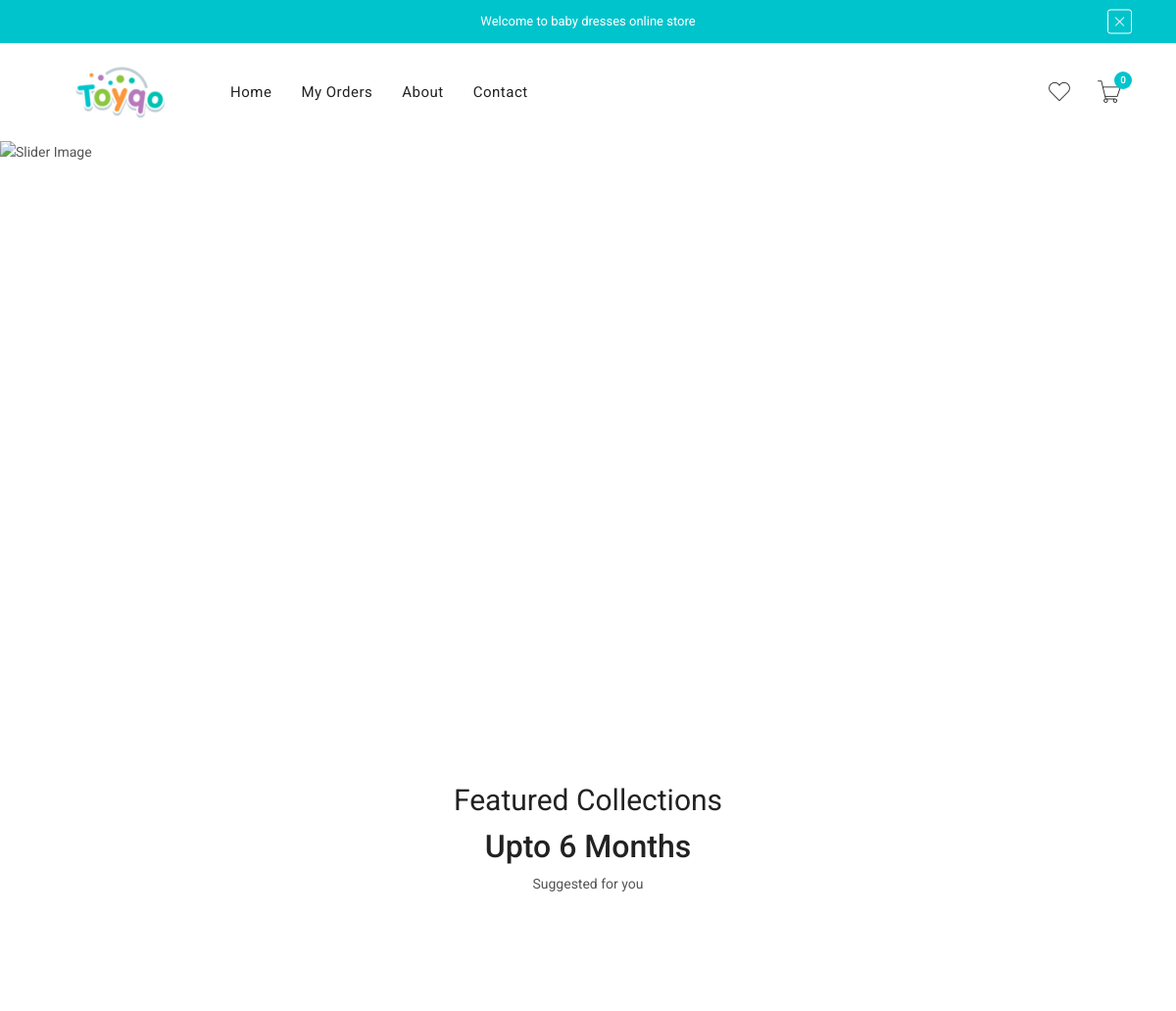
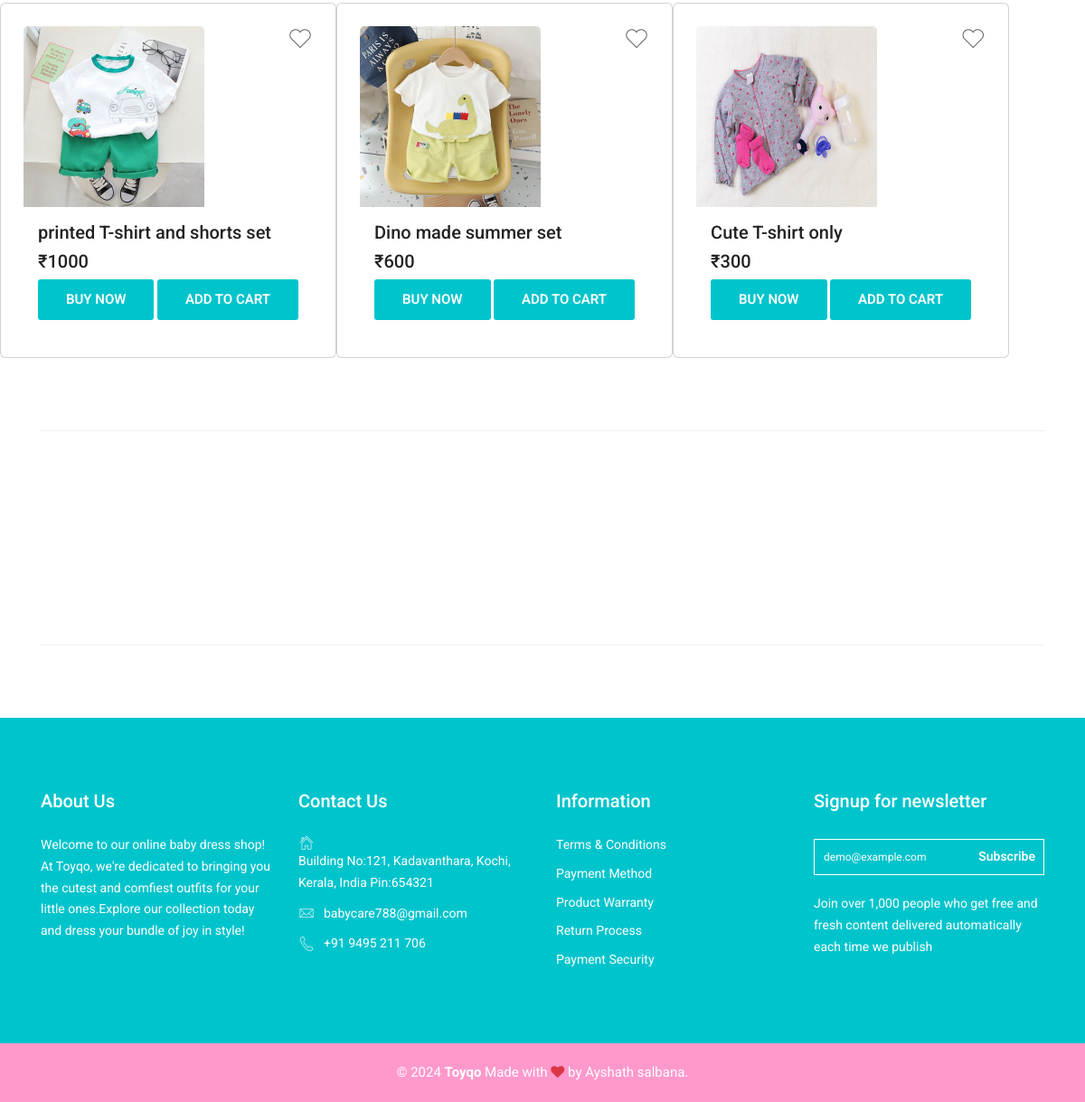
/upto6boy (signed in), run on the app's committed database (2 pictures, top to bottom).
### app1/models.py (models this page shows, shortened)
class Productdetails(models.Model):
    product_name = models.CharField(max_length=30)
    product_price = models.IntegerField(null=True)
    product_stock=models.IntegerField(null=True)
    product_category= models.CharField(max_length=20, null=True)
    product_subcategory= models.CharField(max_length=20, null=True)
    product_image = models.FileField()

### app1/views.py (the view)
# urls.py: path('upto6boy', views.upto6_boy, name='3-6M_boy'),
def upto6_boy(request):
    if 'id' in request.session:
        d = Productdetails.objects.filter(product_subcategory='3-6M_boy')
        return render(request, '3-6M_boy.html', {'data': d})
    return redirect(login)

### template/3-6M_boy.html (shortened to what this page needs)
<!DOCTYPE html>
<html lang="en">
{% load static %}
<head>
    <link rel="stylesheet" href="{% static 'assets/css/vendor/fontawesome.min.css' %}" />
    <link rel="stylesheet" href="{% static 'assets/css/vendor/pe-icon-7-stroke.min.css' %}" />
    <link rel="stylesheet" href="{% static 'assets/css/plugins/swiper-bundle.min.css' %}" />
    <link rel="stylesheet" href="{% static 'assets/css/plugins/animate.min.css' %}" />
    <link rel="stylesheet" href="{% static 'assets/css/plugins/lightgallery.min.css' %}" />
    <link rel="stylesheet" href="{% static 'assets/css/plugins/aos.min.css' %}" />
    <link rel="stylesheet" href="{% static 'assets/css/plugins/nice-select.min.css' %}" />
    <link rel="stylesheet" href="{% static 'assets/css/style.css' %}" />
</head>
<body>
    <div class="header section">
        <div class="header-top bg-primary">
            <div class="container">
                <div class="row align-items-center">
                    <div class="col-12">
                        <div class="header-top-msg-wrapper text-center">
                            <p class="header-top-message text-center">Welcome to baby dresses online store</p>
                            <div class="header-top-close-btn">
                                <button class="top-close-btn"><i class="pe-7s-close"></i></button>
                            </div>
                        </div>
                    </div>
                </div>
            </div>
        </div>
        <div class="header-bottom">
            <div class="header-sticky">
                <div class="container">
                    <div class="row align-items-center position-relative">
                        <div class="col-md-6 col-lg-3 col-xl-2 col-6">
                            <div class="header-logo">
                                <a href="#"><img src="{% static 'assets/images/logo/logo.png' %}" alt="Site Logo" /></a>
                            </div>
                        </div>
                        <div class="col-lg-6 d-none d-lg-block">
                            <div class="main-menu">
                                <ul>
                                    <li><a href="babyboy">Home</a></li>
                                    <li><a href="user_recent_orders">My orders</a></li>
                                    <li><a href="about">About</a></li>
                                    <li><a href="contact">Contact</a></li>
                                </ul>
                            </div>
                        </div>
                        <div class="col-md-6 col-lg-3 col-xl-4 col-6 justify-content-end">
                            <div class="header-actions">
                                <a href="wishlist" class="header-action-btn header-action-btn-wishlist">
                                    <i class="pe-7s-like"></i>
                                </a>
                                <a href="displaycart" class="header-action-btn header-action-btn-cart">
                                    <i class="pe-7s-cart"></i>
                                     <span class="header-action-num">{% if d1 %}{{d1.count}}{% else %}0{% endif %}</span>
                                </a>
                            </div>
                        </div>
                    </div>
                </div>
            </div>
        </div>
    <div class="section">
        <div class="hero-slider swiper-container">
            <div class="swiper-wrapper">
                <div class="hero-slide-item swiper-slide">
                    <div class="hero-slide-bg">
                        <img src="{% static 'assets/images/slider/slider1-2.png' %}" alt="Slider Image" />
                    </div>
                    <div class="container">
                        <div class="hero-slide-content">
                        </div>
                    </div>
                </div>
        </div>
    </div>
    <div class="section section-margin mt-0 position-relative">
        <div class="container">
            <div class="row mb-lg-8 mb-6">
                <div class="col-lg col-12">
                    <div class="section-title mb-0 text-center" data-aos="fade-up" data-aos-delay="200">
                        <h2 class="title mb-2">Featured Collections</h2>
                            <h2>Upto 6 Months</h2>
                        <p>Suggested for you</p>
                    </div>
                </div>
            </div>
        </div></div></div></div>
{% for i in data %}
    <div class="card" style="display:inline-block;padding:25px;float:left;">
        <img class="card-img-top" src="{{i.product_image.url}}" style="width:200px;height:200px;">
        <a href="../wishlist/{{i.pk}}" class="header-action-btn header-action-btn-wishlist" style="float:right;">
                                    <i class="pe-7s-like fa-2x"></i>
                                </a>
        <div class="card-body">
            <h5 class="card-title">{{i.product_name}}</h5>
            <h5 class="card-title">₹{{i.product_price}}</h5>
            {% if i in list %}
            <a class="btn btn-primary" href="deliverydetails/{{i.pk}}">BUY NOW</a>
            <a class="btn btn-primary" href="displaycart">GO TO CART</a>
            {% else %}
            <a class="btn btn-primary" href="deliverydetails/{{i.pk}}">BUY NOW</a>
            <a class="btn btn-primary" href="addcart/{{i.pk}}">ADD TO CART</a>
            {% endif %}
        </div></div>
            {% endfor %}
    <div class="section section-margin">
        <div class="container">
            <div class="border-top border-bottom">
                <div class="row">
                    <div class="col-12" data-aos="fade-up" data-aos-delay="200">
                        <div class="brand-logo-carousel arrow-outside-container">
                            <div class="swiper-container">
                                <div class="swiper-wrapper">
                                </div>
                            </div>
                        </div>
                    </div>
                </div>
            </div>
        </div>
    </div>
    <footer class="section footer-section">
        <div class="footer-top bg-primary section-padding">
            <div class="container">
                <div class="row mb-n8">
                    <div class="col-12 col-sm-6 col-lg-3 mb-8">
                        <div class="single-footer-widget">
                            <h1 class="widget-title">About Us</h1>
                            <p class="desc-content">Welcome to our online baby dress shop! At Toyqo, we're dedicated to bringing you the cutest and comfiest outfits for your little ones.Explore our collection today and dress your bundle of joy in style!</p>
                        </div>
                    </div>
                    <div class="col-12 col-sm-6 col-lg-3 mb-8">
                        <div class="single-footer-widget">
                            <h2 class="widget-title">Contact Us</h2>
                            <ul class="contact-links">
                                <li><i class="pe-7s-home"></i> <span>Building No:121, Kadavanthara, Kochi, Kerala, India   Pin:654321</span> </li>
                                <li><i class="pe-7s-mail"></i><a href="mailto:babycare788@gmail.com">babycare788@gmail.com</a></li>
                                <li><i class="pe-7s-call"></i><a href="tel:+91 9495 211 706"> +91 9495 211 706</a></li>
                            </ul>
                        </div>
                    </div>
                    <div class="col-12 col-sm-6 col-lg-3 mb-8">
                        <div class="single-footer-widget aos-init aos-animate">
                            <h2 class="widget-title">Information</h2>
                            <ul class="widget-list">
                                <li><a href="contact">Terms & Conditions</a></li>
                                <li><a href="contact">Payment Method</a></li>
                                <li><a href="contact">Product Warranty</a></li>
                                <li><a href="contact">Return Process</a></li>
                                <li><a href="contact">Payment Security</a></li>
                            </ul>
                        </div>
                    </div>
                    <div class="col-12 col-sm-6 col-lg-3 mb-8">
                        <div class="single-footer-widget">
                            <h2 class="widget-title">Signup for newsletter</h2>
                            <div class="widget-body">
                                <div class="newsletter-form-wrap pt-1">
                                    <form id="mc-form" class="mc-form">
                                        <input type="email" id="mc-email" class="form-control email-box mb-4" placeholder="demo@example.com" name="EMAIL">
                                        <button id="mc-submit" class="newsletter-btn" type="submit">Subscribe</button>
                                    </form>
                                </div>
                                <p class="desc-content mb-0">Join over 1,000 people who get free and fresh content delivered automatically each time we publish</p>
                            </div>
                        </div>
                    </div>
                </div>
            </div>
        </div>
        <div class="footer-bottom bg-secondary pt-4 pb-4">
            <div class="container">
                <div class="row align-items-center">
                    <div class="col-12 text-center">
                        <div class="copyright-content">
                            <p class="mb-0">© 2024 <strong>Toyqo </strong> Made with <i class="fa fa-heart text-danger"></i> by Ayshath salbana.</p>
                        </div>
                    </div>
                </div>
            </div>
        </div>
    </footer>
</body>
</html>

### data on the page
Productdetails: product_image (picture), product_name "printed T-shirt and shorts set", product_price "1000"
Productdetails: product_image (picture), product_name "Dino made summer set", product_price "600"
Productdetails: product_image (picture), product_name "Cute T-shirt only", product_price "300"
